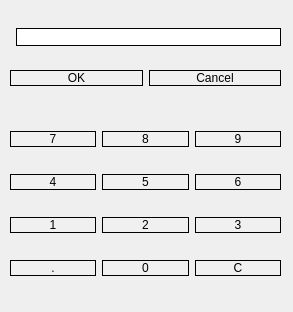
<?xml version="1.0" encoding="UTF-8"?>
<ui version="4.0">
 <class>Dialog</class>
 <widget class="QDialog" name="Dialog">
  <property name="geometry">
   <rect>
    <x>0</x>
    <y>0</y>
    <width>293</width>
    <height>312</height>
   </rect>
  </property>
  <property name="sizePolicy">
   <sizepolicy hsizetype="Fixed" vsizetype="Fixed">
    <horstretch>0</horstretch>
    <verstretch>0</verstretch>
   </sizepolicy>
  </property>
  <property name="minimumSize">
   <size>
    <width>200</width>
    <height>200</height>
   </size>
  </property>
  <property name="maximumSize">
   <size>
    <width>332</width>
    <height>411</height>
   </size>
  </property>
  <property name="windowTitle">
   <string>Numpad</string>
  </property>
  <property name="styleSheet">
   <string notr="true">QPushButton{
background-color: rgb(240, 240, 240);
border-radius: 10%;
border-color: rgb(0, 0, 0);
border:1px solid
}

QLineEdit{

border-radius: 10%;
border-color: rgb(0, 0, 0);
border:1px solid
}
</string>
  </property>
  <widget class="QWidget" name="widget" native="true">
   <property name="geometry">
    <rect>
     <x>10</x>
     <y>10</y>
     <width>271</width>
     <height>291</height>
    </rect>
   </property>
   <property name="minimumSize">
    <size>
     <width>200</width>
     <height>200</height>
    </size>
   </property>
   <property name="font">
    <font>
     <family>MS Shell Dlg 2</family>
     <pointsize>25</pointsize>
     <weight>50</weight>
     <italic>false</italic>
     <bold>false</bold>
    </font>
   </property>
   <property name="toolTip">
    <string notr="true"/>
   </property>
   <property name="statusTip">
    <string notr="true"/>
   </property>
   <property name="styleSheet">
    <string notr="true">font: 25pt &quot;MS Shell Dlg 2&quot;;</string>
   </property>
   <widget class="QWidget" name="gridLayoutWidget">
    <property name="geometry">
     <rect>
      <x>0</x>
      <y>0</y>
      <width>271</width>
      <height>96</height>
     </rect>
    </property>
    <layout class="QGridLayout" name="gridLayout">
     <item row="0" column="1">
      <widget class="QLineEdit" name="passLine">
       <property name="toolTip">
        <string notr="true"/>
       </property>
       <property name="statusTip">
        <string notr="true"/>
       </property>
       <property name="layoutDirection">
        <enum>Qt::RightToLeft</enum>
       </property>
       <property name="inputMethodHints">
        <set>Qt::ImhNone</set>
       </property>
       <property name="text">
        <string notr="true"/>
       </property>
       <property name="echoMode">
        <enum>QLineEdit::Normal</enum>
       </property>
       <property name="readOnly">
        <bool>true</bool>
       </property>
      </widget>
     </item>
     <item row="1" column="0" colspan="2">
      <layout class="QHBoxLayout" name="horizontalLayout">
       <item>
        <widget class="QPushButton" name="bOk">
         <property name="toolTip">
          <string notr="true"/>
         </property>
         <property name="statusTip">
          <string notr="true"/>
         </property>
         <property name="text">
          <string>OK</string>
         </property>
        </widget>
       </item>
       <item>
        <widget class="QPushButton" name="bCancel">
         <property name="toolTip">
          <string notr="true"/>
         </property>
         <property name="statusTip">
          <string notr="true"/>
         </property>
         <property name="text">
          <string>Cancel</string>
         </property>
        </widget>
       </item>
      </layout>
     </item>
    </layout>
   </widget>
   <widget class="QWidget" name="gridLayoutWidget_2">
    <property name="geometry">
     <rect>
      <x>0</x>
      <y>100</y>
      <width>271</width>
      <height>191</height>
     </rect>
    </property>
    <layout class="QGridLayout" name="gridLayout_2">
     <item row="0" column="0">
      <widget class="QPushButton" name="pushButton7">
       <property name="text">
        <string>7</string>
       </property>
      </widget>
     </item>
     <item row="1" column="0">
      <widget class="QPushButton" name="pushButton4">
       <property name="text">
        <string>4</string>
       </property>
      </widget>
     </item>
     <item row="2" column="0">
      <widget class="QPushButton" name="pushButton1">
       <property name="text">
        <string>1</string>
       </property>
      </widget>
     </item>
     <item row="0" column="1">
      <widget class="QPushButton" name="pushButton8">
       <property name="text">
        <string>8</string>
       </property>
      </widget>
     </item>
     <item row="0" column="2">
      <widget class="QPushButton" name="pushButton9">
       <property name="text">
        <string>9</string>
       </property>
      </widget>
     </item>
     <item row="1" column="1">
      <widget class="QPushButton" name="pushButton5">
       <property name="text">
        <string>5</string>
       </property>
      </widget>
     </item>
     <item row="2" column="1">
      <widget class="QPushButton" name="pushButton2">
       <property name="text">
        <string>2</string>
       </property>
      </widget>
     </item>
     <item row="1" column="2">
      <widget class="QPushButton" name="pushButton6">
       <property name="text">
        <string>6</string>
       </property>
      </widget>
     </item>
     <item row="2" column="2">
      <widget class="QPushButton" name="pushButton3">
       <property name="text">
        <string>3</string>
       </property>
      </widget>
     </item>
     <item row="3" column="2">
      <widget class="QPushButton" name="pushButtonC">
       <property name="text">
        <string>C</string>
       </property>
      </widget>
     </item>
     <item row="3" column="1">
      <widget class="QPushButton" name="pushButton0">
       <property name="text">
        <string>0</string>
       </property>
      </widget>
     </item>
     <item row="3" column="0">
      <widget class="QPushButton" name="pushButtonPlot">
       <property name="text">
        <string>.</string>
       </property>
      </widget>
     </item>
    </layout>
   </widget>
  </widget>
 </widget>
 <resources/>
 <connections>
  <connection>
   <sender>bCancel</sender>
   <signal>clicked()</signal>
   <receiver>Dialog</receiver>
   <slot>reject()</slot>
   <hints>
    <hint type="sourcelabel">
     <x>213</x>
     <y>82</y>
    </hint>
    <hint type="destinationlabel">
     <x>146</x>
     <y>155</y>
    </hint>
   </hints>
  </connection>
 </connections>
</ui>
